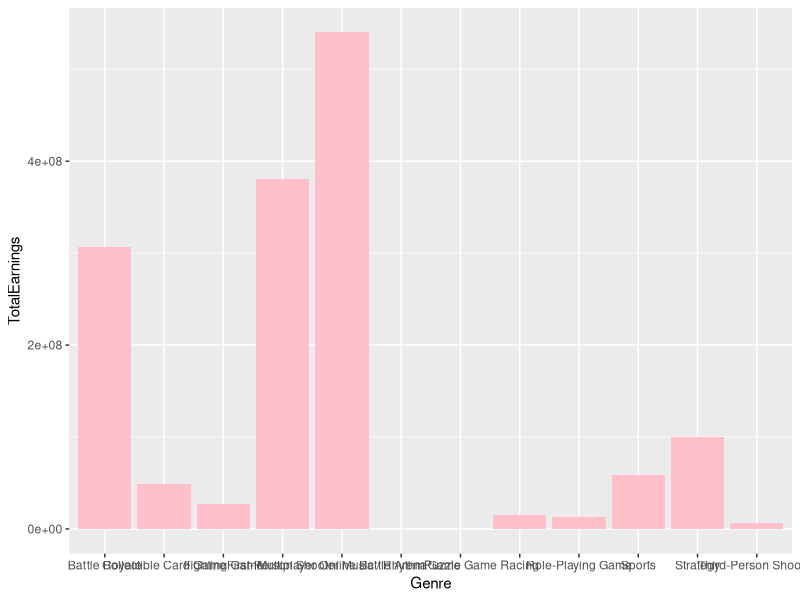
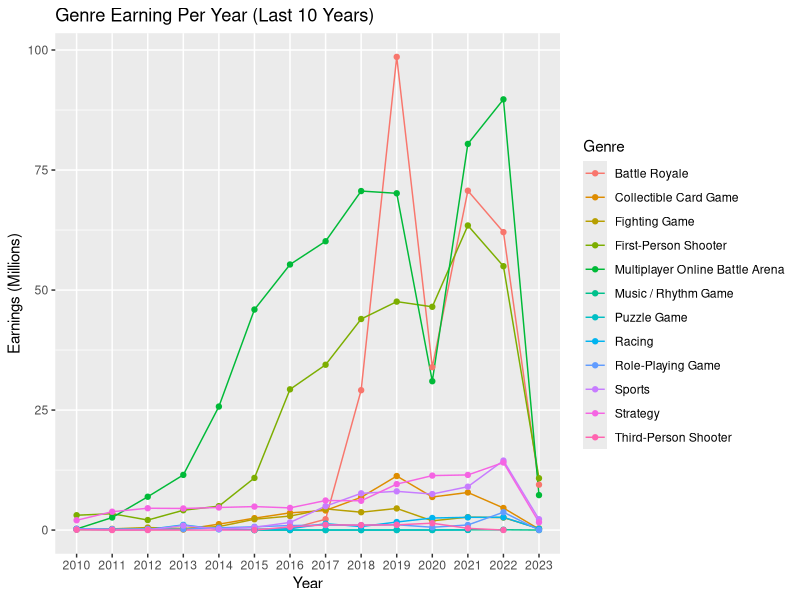
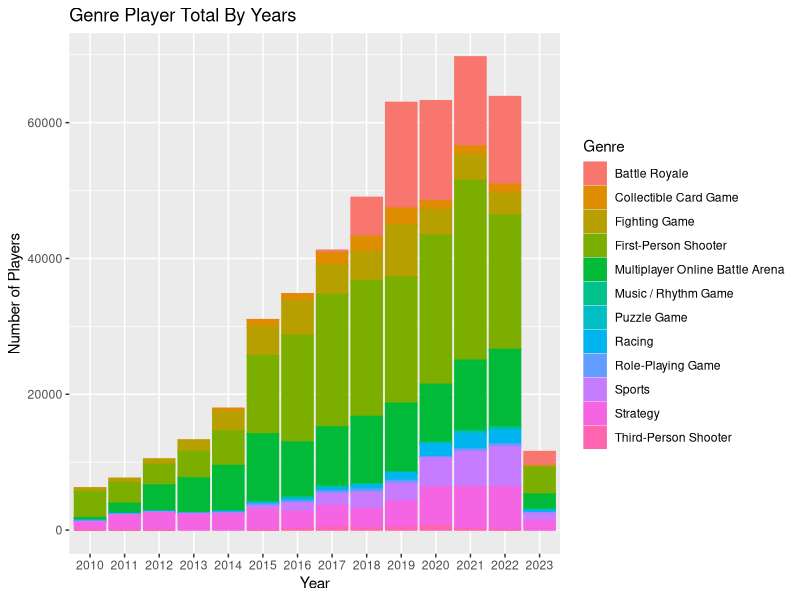

Reproduce these figures in R, in order.
## ---- chunk 1
library(tidyverse)
library(knitr)
library(kableExtra)
library(lubridate)
General <- read.csv("GeneralEsportData.csv") #relative filepath
Historical <- read.csv("HistoricalEsportData.csv") #relative filepath
## ---- chunk 2
str(General)
## ---- chunk 3
str(Historical)
## ---- chunk 4
#for descending, i dont know how to do it in one function
general_desc <- function(results = NULL) { #general_function for multi-use, "results" so I can alter the results table
  General %>%
    select(Genre, TotalEarnings, TotalPlayers) %>%    #dont know if this is needed or not cause of dplyr::select
    group_by(Genre) %>% 
    summarise(TotalEarnings = sum(TotalEarnings), #sum of total earnings per genre
              TotalPlayers = sum(TotalPlayers)) %>% #sum of total players per genre
    arrange(desc(TotalEarnings)) %>%
    mutate(TotalEarnings = paste("$", format(TotalEarnings, big.mark = ","))) %>% #mutate to add $ and comma for money
    mutate(TotalEarnings = gsub("\\s+", "", TotalEarnings)) %>% #there was white space, this mutate deletes them
    mutate(TotalPlayers = paste(format(TotalPlayers, big.mark = ","))) %>% #comma for players
    dplyr::select(Genre, TotalEarnings, TotalPlayers) %>% #makes the result table better for view ability
    rename("Total Earning" = TotalEarnings) %>% #rename
    rename("Total Players" = TotalPlayers) %>% #rename 
    head(results) %>% #where results sits so I can alter the results table
    knitr::kable(caption = "Genres in Esports (Based on Earnings)") %>% 
    kableExtra::kable_styling()
}
#for ascending, i don't know how to do it in one function
general_asc <- function(results = NULL) { #rename
  General %>%
    select(Genre, TotalEarnings, TotalPlayers) %>% #dont know if this is needed or not cause of dplyr::select
    group_by(Genre) %>% 
    summarise(TotalEarnings = sum(TotalEarnings), 
              TotalPlayers = sum(TotalPlayers)) %>% 
    arrange(TotalEarnings) %>%                                                         ##only line this was changed
    mutate(TotalEarnings = paste("$", format(TotalEarnings, big.mark = ","))) %>% 
    mutate(TotalEarnings = gsub("\\s+", "", TotalEarnings)) %>% 
    mutate(TotalPlayers = paste(format(TotalPlayers, big.mark = ","))) %>% 
    dplyr::select(Genre, TotalEarnings, TotalPlayers) %>% 
    rename("Total Earning" = TotalEarnings) %>%
    rename("Total Players" = TotalPlayers) %>% 
    head(results) %>% 
    knitr::kable(caption = "Genres in Esports (Based on Earnings)") %>% 
    kableExtra::kable_styling()
}

general_desc(results = 12)

## ---- chunk 5
general_desc(results = 1)
## ---- chunk 6
general_asc(results = 1)
## ---- chunk 7
HistoricalGeneral <- #joined the Historical and General table cause ymd was needed
  inner_join(Historical, General, by = "Game")

#new dataframe so i can reference old one in case of trouble
hg <- subset(HistoricalGeneral, select = -c(ReleaseDate, TotalEarnings, OnlineEarnings, TotalPlayers, TotalTournaments)) #delete the columns not needed 
hg %>%
  select(Game, Earnings, Genre, Date) %>%
  arrange(desc(Earnings)) %>%
  mutate(Earnings = paste("$", format(Earnings, big.mark = ","))) %>% 
  mutate(Earnings = gsub("\\s+", "", Earnings)) %>% 
  dplyr::select(Game, Earnings, Genre, Date) %>% #makes the tables into nicer tables
  head(10) %>% 
  knitr::kable(caption = "Top 10") %>%
  kableExtra::kable_styling()

## ---- chunk 8
hg %>%
  select(Game, Earnings, Genre) %>%
  group_by(Game, Genre) %>% #group by game and genre is needed 
  summarise(Earnings = sum(Earnings)) %>%
  filter(Genre == "Multiplayer Online Battle Arena") %>%
  arrange(desc(Earnings)) %>%
  mutate(Earnings = paste("$", format(Earnings, big.mark = ","))) %>% 
  mutate(Earnings = gsub("\\s+", "", Earnings)) %>% 
  dplyr::select(Game, Earnings, Genre) %>% 
  head(10) %>% 
  knitr::kable(caption = "Top 10") %>% 
  kableExtra::kable_styling()
## ---- chunk 9
General %>%
  select(Genre, TotalEarnings, TotalPlayers) %>%
  group_by(Genre) %>% 
  summarise(TotalEarnings = sum(TotalEarnings), #sum of total earnings per genre
              TotalPlayers = sum(TotalPlayers)) %>% #sum of total players per genre
  arrange(desc(TotalEarnings)) %>%
  ggplot(aes(x = Genre, y = TotalEarnings)) +
  geom_col(fill = "pink")


testdate <- hg
testdate$Date <- ymd(testdate$Date)
testdate %>% 
  mutate(Year = format(Date, "%Y")) %>%
  group_by(Genre, Year) %>%
  summarise(Earnings = sum(Earnings)/1000000) %>%
  filter(Year %in% c(2010:2023)) %>%
  ggplot(aes(x = Year, y = Earnings, color = Genre, group = Genre)) +
  geom_line() +
  geom_point() +
  ggtitle("Genre Earning Per Year (Last 10 Years)") +
  ylab("Earnings (Millions)")
## ---- chunk 10
testdate %>% 
  mutate(Year = format(Date, "%Y")) %>%
  group_by(Genre, Year) %>%
  summarise(Players = sum(Players)) %>%
  filter(Year %in% c(2010:2023)) %>%
  ggplot(aes(x = Year, y = Players, color = Genre, fill = Genre)) +
  geom_col() +
  ggtitle("Genre Player Total By Years") +
  ylab("Number of Players")
